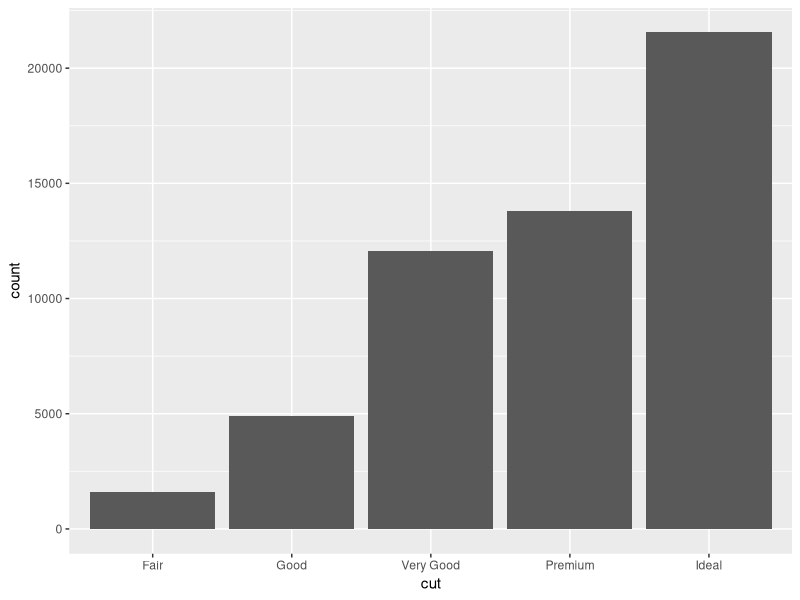
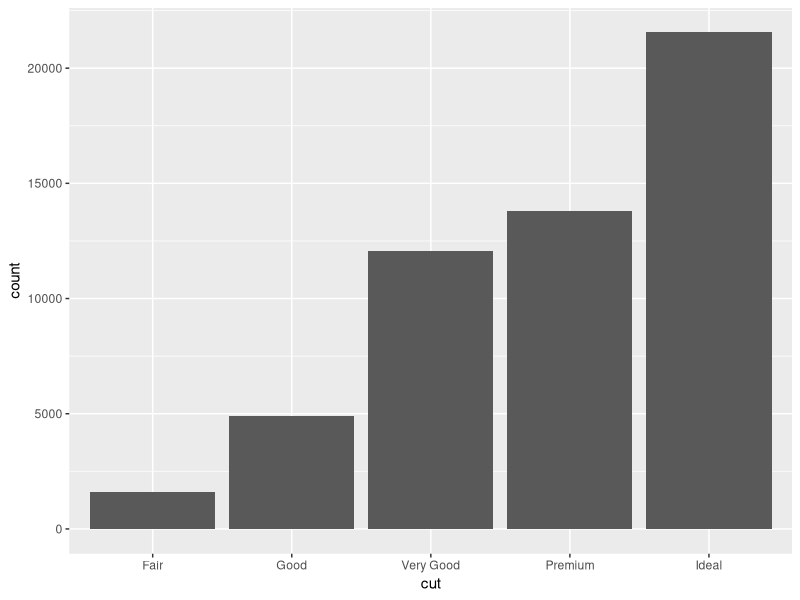
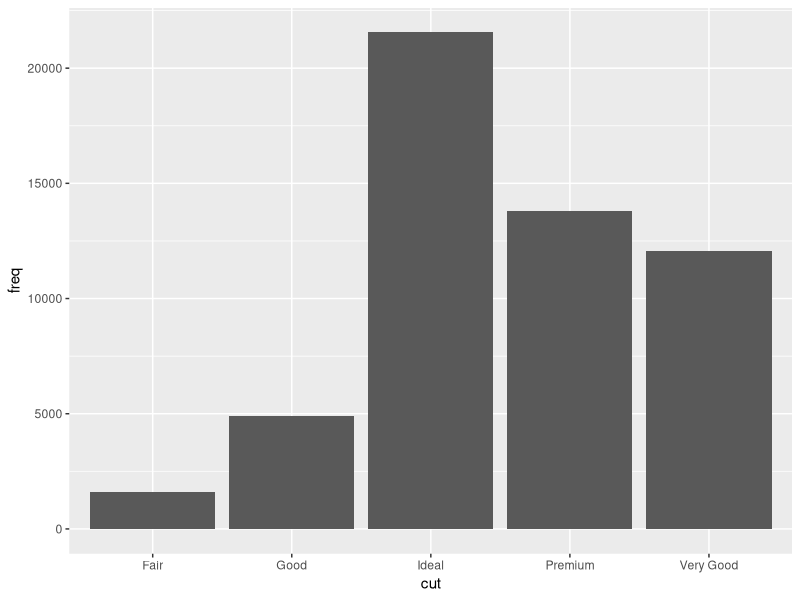
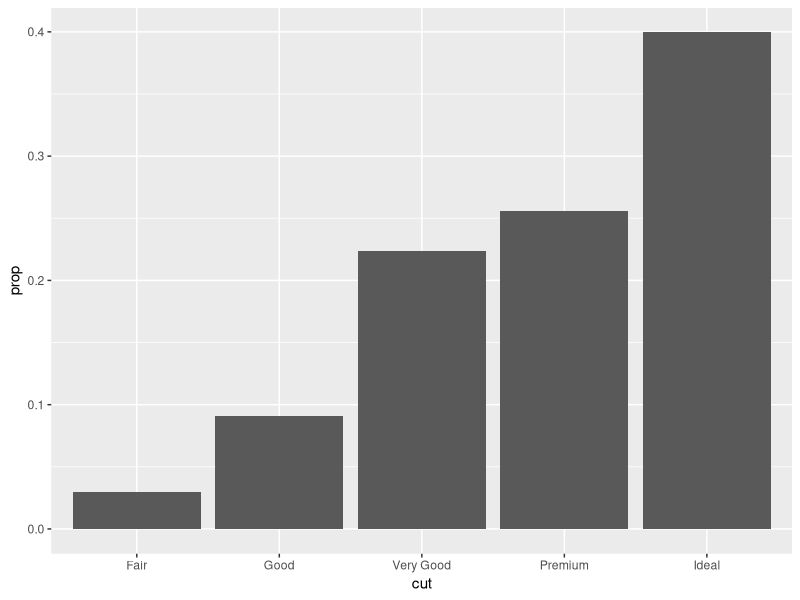
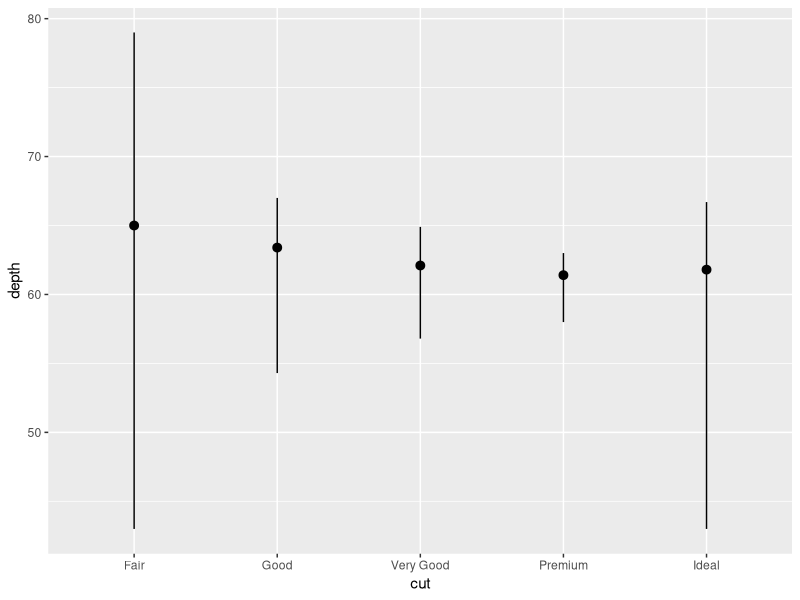

Source code (R) for these figures, in order:
library(tidyverse)

# geom_bar computes on its own the counts
ggplot(data = diamonds) +
  geom_bar(mapping = aes(x = cut))

# Each geom has a default stat transform and each stat has a default geom.
# So they can be used interchangeably.
ggplot(diamonds) +
  stat_count(aes(x = cut))

# if you dont want to use a default stat transformation,
# you can specify your own variables using identity.
demo <- tribble(
  ~cut,        ~freq,
  "Fair",      1610,
  "Good",      4906,
  "Very Good", 12082,
  "Premium",   13791,
  "Ideal",     21551
)

# If you don't use identity, it throws you an error
ggplot(demo) +
  geom_bar(aes(cut, freq), stat = "identity")

# You can also display proportion instead of count
ggplot(diamonds) +
  geom_bar(aes(cut, ..prop.., group = 1))

# Using statistical summaries
ggplot(diamonds) +
  stat_summary(
    aes(cut, depth),
    fun.ymin = min,
    fun.ymax = max,
    fun.y = median
  )

# ggplot provides over 20 stats to use. Take a look
# at ?stat_bin for example.

# TODO: 3.7.1 exercises